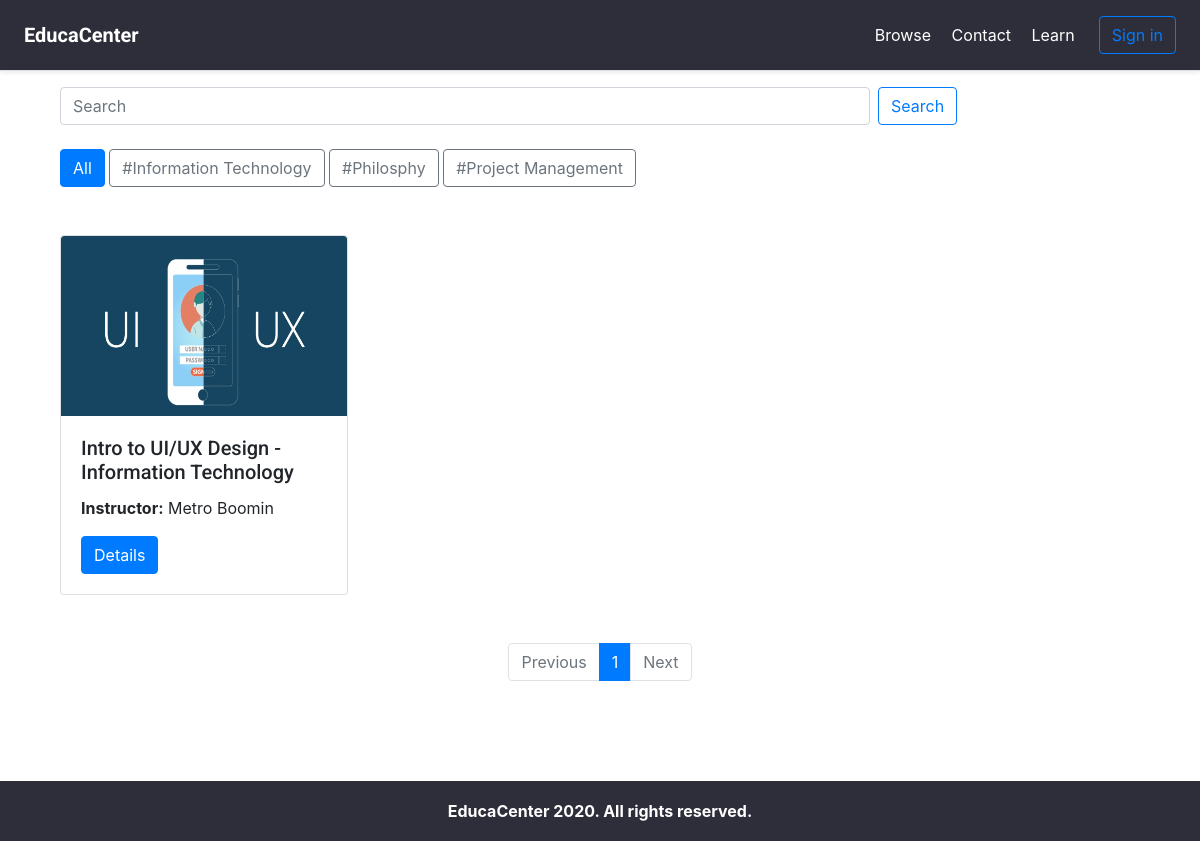
The page / on the database its author committed.
### courses/models.py (models this page shows, shortened)
class Subject(models.Model):
    title = models.CharField(max_length=200)
    slug = models.SlugField(max_length=200, unique=True)
    class Meta:
        ordering = ['title']
    def __str__(self):
        return self.title

class Course(models.Model):
    owner = models.ForeignKey(User,related_name='courses_created',
                            on_delete=models.CASCADE)
    subject = models.ForeignKey(Subject,
                            related_name='courses',
                            on_delete=models.CASCADE)
    title = models.CharField(max_length=200)
    slug = models.SlugField(max_length=200, unique=True)
    instructor = models.ForeignKey(Instructor,
                            related_name='instructor',
                            on_delete=models.CASCADE,
                            blank=True)
    overview = models.TextField()
    image = models.FileField(upload_to="course_poster")
    created = models.DateTimeField(auto_now_add=True)
    students = models.ManyToManyField(User,
                                    related_name='courses_joined',
                                    blank=True)
    class Meta:
        ordering = ['-created']

class Instructor(models.Model):
    name = models.CharField(max_length=200, blank=False)
    def __str__(self):
        return self.name

### courses/views.py (the view, shortened to what this page needs)
# urls.py: path('', CourseListView.as_view(), name='course_list'),
class CourseListView(TemplateResponseMixin, View):
    model = Course
    template_name = 'courses/course/list.html'
    def get(self, request, subject=None):
        subjects = cache.get('all_subjects')
        courses = Course.objects.all()
        if not subjects:
            subjects = Subject.objects.annotate(
                                            total_courses=Count('courses'))
            cache.set('all_subjects', subjects)
            courses = Course.objects.all()
            paginator = Paginator(courses, 6)
            page_number = request.GET.get('page')
            page_obj = paginator.get_page(page_number)
        all_courses = Course.objects.annotate(
                                            total_modules=Count('modules'))
        return self.render_to_response({'subjects': subjects,
                                        'subject': subject,
                                        'courses': courses,
                                        'page_obj': page_obj,
                                        'paginator': paginator})

### courses/templates/courses/course/list.html (shortened to what this page needs)
{% extends "base.html" %}
{% block content %}
    <div class="container">
    <div class="row">
    <div class="col-sm-12 col-md-12 col-lg-12">
<form class="form-inline my-2 my-lg-0" action="{% url 'search_results' %}" method="get">
      <input name="q" class="form-control mr-sm-2" style="width: 75%;" type="search" placeholder="Search" aria-label="Search">
      <button class="btn btn-outline-primary my-2 my-sm-0" type="submit" style="border: 1.5px solid #007bff;">Search</button>
    </form>
    </div>
    </div>
    </div>
    <br>
    <div class="container">
  <a href="{% url "course_list" %}"><button type="button"
  style="border: 1.5px solid #007bff;" {% if subject %} class="btn btn-outline-primary" {% else %} class="btn btn-primary" {% endif %}>All</button></a>
  {% for sub in subjects %}
  <a href="{% url "course_list_subject" sub.slug %}"><button type="button"
  style="border: 1.5px solid #6c757d;;"  class="btn btn-outline-secondary">#{{ sub.title }}</button></a>
  {% endfor %}
  </div>
<br><br>
<div class="container" style="clear:both;">
  <div class="row" class="clearfix">
{% for course in page_obj %}
    {% with subject=course.subject %}
        <div class="col-sm-6 col-md-6 col-lg-4">
<div class="card" style="width: 18rem;  overflow: hidden;">
  <img class="card-img-top" style="width: 286px; height: 180px;"
  src="{{ course.image.url }}" alt="Card image cap">
  <div class="card-body" class="clearfix">
    <h5 class="card-title">{{ course.title }} - {{ subject }}</h5>
    <p class="card-text" style="clear:both;"><b>Instructor:</b> {{ course.instructor }}</p>
    <a href="{% url "course_detail" course.slug %}" class="btn btn-primary">Details</a>
  </div>
</div>
<br>
</div>
    {% endwith %}
{% endfor %}
    </div> </div>
<br>
  <div class="container">
  <div class="row justify-content-center">
  <nav aria-label="Page navigation example" style="justify-content: center;">
  {% if page_obj %}
  <ul class="pagination justify-content-end">
  {% if page_obj.has_previous %}
  <li class="page-item">
      <a class="page-link" href="?page={{ page_obj.previous_page_number }}" tabindex="-1">Previous</a>
    </li>
  {% else %}
    <li class="page-item disabled">
      <a class="page-link" href="#" tabindex="-1">Previous</a>
    </li>
  {% endif %}
  {% for i in paginator.page_range %}
  {% if page_obj.number == i %}
    <li class="page-item active" style="z-index: 0;">
      <a class="page-link" href="#">{{ i }} <span class="sr-only">(current)</span></a>
    </li>
  {% else %}
    <li class="page-item"><a class="page-link" href="?page={{ i }}">{{ i }}</a></li>
  {% endif %}
  {% endfor %}
  {% if page_obj.has_next %}
    <li class="page-item">
      <a class="page-link" href="?page={{ page_obj.next_page_number }}">Next</a>
    </li>
    {% else %}
    <li class="page-item disabled">
      <a class="page-link" href="#">Next</a>
    </li>
    {% endif %}
  </ul>
{% endif %}
</nav>
</div>
</div>
<br>
{% endblock %}

### courses/static/css/base.css (style rules this page uses)
body { margin:0; font-family:'Roboto', sans-serif; font-weight:400; color:#333; padding-bottom: 120px; }
a { color:#3fad37; text-decoration:none; }
ul { float:left; }
h1, h2, h3, h4, h5, h6 { font-family:'Roboto', sans-serif; font-weight:300; }
input, select, textarea { border:1px solid #ccc; border-bottom:3px solid #ccc; padding:8px 12px; font-size:16px; font-family:'Roboto', sans-serif; float:left; clear:both; }

### rows shown on the page
Subject: title "Information Technology"
Subject: title "Philosphy"
Subject: title "Project Management"
Course: image (picture), title "Intro to UI/UX Design", subject "Information Technology", instructor "Metro Boomin"

### other values the page prints
{{ i }} "1"
